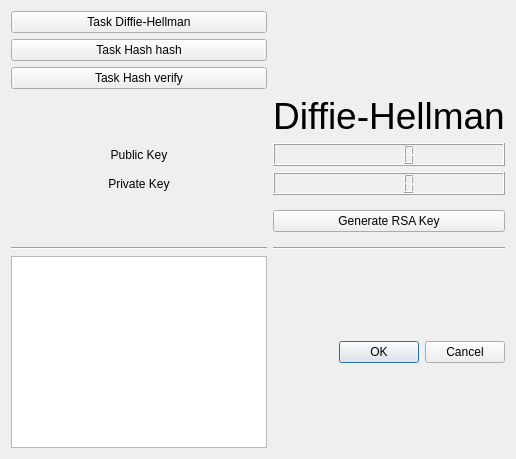
          <widget class="QWidget" name="tab_DH">
           <attribute name="title">
            <string>DH</string>
           </attribute>
           <layout class="QGridLayout" name="gridLayout_2">
            <item row="0" column="0" rowspan="2" colspan="2">
             <layout class="QGridLayout" name="gridLayout_12">
              <item row="5" column="1">
               <widget class="QLCDNumber" name="lcdNumber_4">
                <property name="digitCount">
                 <number>5</number>
                </property>
               </widget>
              </item>
              <item row="7" column="0">
               <spacer name="verticalSpacer_7">
                <property name="orientation">
                 <enum>Qt::Vertical</enum>
                </property>
                <property name="sizeHint" stdset="0">
                 <size>
                  <width>20</width>
                  <height>40</height>
                 </size>
                </property>
               </spacer>
              </item>
              <item row="9" column="0">
               <widget class="QPlainTextEdit" name="plainTextEdit_5"/>
              </item>
              <item row="9" column="1">
               <widget class="QDialogButtonBox" name="buttonBox_5">
                <property name="standardButtons">
                 <set>QDialogButtonBox::Cancel|QDialogButtonBox::Ok</set>
                </property>
               </widget>
              </item>
              <item row="8" column="1">
               <widget class="Line" name="line_10">
                <property name="orientation">
                 <enum>Qt::Horizontal</enum>
                </property>
               </widget>
              </item>
              <item row="3" column="0">
               <spacer name="verticalSpacer_8">
                <property name="orientation">
                 <enum>Qt::Vertical</enum>
                </property>
                <property name="sizeHint" stdset="0">
                 <size>
                  <width>20</width>
                  <height>40</height>
                 </size>
                </property>
               </spacer>
              </item>
              <item row="8" column="0">
               <widget class="Line" name="line_9">
                <property name="orientation">
                 <enum>Qt::Horizontal</enum>
                </property>
               </widget>
              </item>
              <item row="7" column="1">
               <widget class="QPushButton" name="RSA_Key_button_generator_2">
                <property name="text">
                 <string>Generate RSA Key</string>
                </property>
               </widget>
              </item>
              <item row="3" column="1">
               <widget class="QLabel" name="label_3">
                <property name="sizePolicy">
                 <sizepolicy hsizetype="Preferred" vsizetype="Preferred">
                  <horstretch>0</horstretch>
                  <verstretch>0</verstretch>
                 </sizepolicy>
                </property>
                <property name="minimumSize">
                 <size>
                  <width>0</width>
                  <height>0</height>
                 </size>
                </property>
                <property name="font">
                 <font>
                  <pointsize>28</pointsize>
                 </font>
                </property>
                <property name="styleSheet">
                 <string notr="true"/>
                </property>
                <property name="lineWidth">
                 <number>1</number>
                </property>
                <property name="text">
                 <string>Diffie-Hellman</string>
                </property>
                <property name="scaledContents">
                 <bool>true</bool>
                </property>
                <property name="alignment">
                 <set>Qt::AlignCenter</set>
                </property>
                <property name="wordWrap">
                 <bool>false</bool>
                </property>
                <property name="openExternalLinks">
                 <bool>false</bool>
                </property>
               </widget>
              </item>
              <item row="6" column="1">
               <widget class="QLCDNumber" name="lcdNumber_3"/>
              </item>
              <item row="0" column="0">
               <widget class="QPushButton" name="pushButton_5">
                <property name="text">
                 <string>Task Diffie-Hellman</string>
                </property>
               </widget>
              </item>
              <item row="6" column="0">
               <widget class="QLabel" name="PrivateKeyLabel_2">
                <property name="text">
                 <string>Private Key</string>
                </property>
                <property name="alignment">
                 <set>Qt::AlignCenter</set>
                </property>
               </widget>
              </item>
              <item row="5" column="0">
               <widget class="QLabel" name="PublicKeyLabel_2">
                <property name="text">
                 <string>Public Key</string>
                </property>
                <property name="alignment">
                 <set>Qt::AlignCenter</set>
                </property>
               </widget>
              </item>
              <item row="1" column="0">
               <widget class="QPushButton" name="pushButton_8">
                <property name="text">
                 <string>Task Hash hash</string>
                </property>
               </widget>
              </item>
              <item row="2" column="0">
               <widget class="QPushButton" name="pushButton_9">
                <property name="text">
                 <string>Task Hash verify</string>
                </property>
               </widget>
              </item>
             </layout>
            </item>
           </layout>
          </widget>
